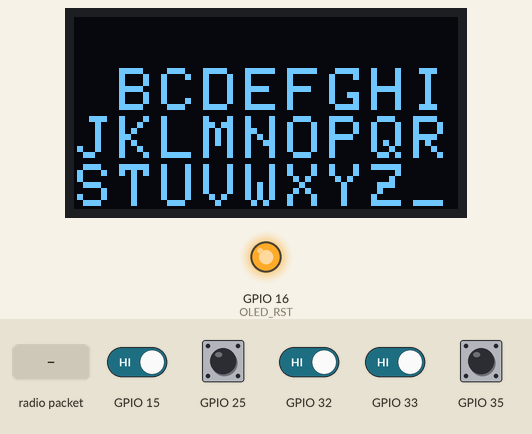
Simulated run of this sketch. Board: ESP32. Shown: 128×64 one-colour display, output pins drawn as LEDs (lit = HIGH). Inputs (shaded band) come from the test bench; at power-on: GPIO 15, GPIO 25, GPIO 32, GPIO 33, GPIO 35 HIGH. No radio packets arrive unless stated; what the sketch prints to the serial monitor is not drawn.

Above: at 3.2 s.
3.3 s: GPIO 25 driven LOW
At 4.2 s:
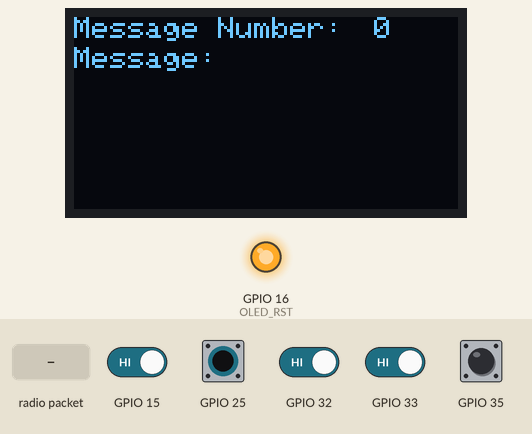
5.1 s: radio packet "1" arrives
6.6 s: GPIO 25 pulsed HIGH 5 times (0.12 s each, 0.3 s apart)
At 6.9 s:
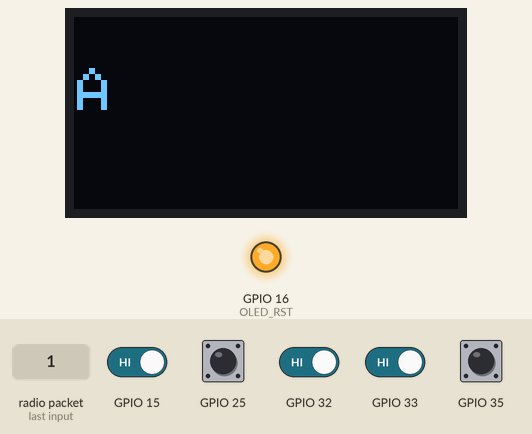
9.6 s: GPIO 32 driven LOW
At 10.57 s:
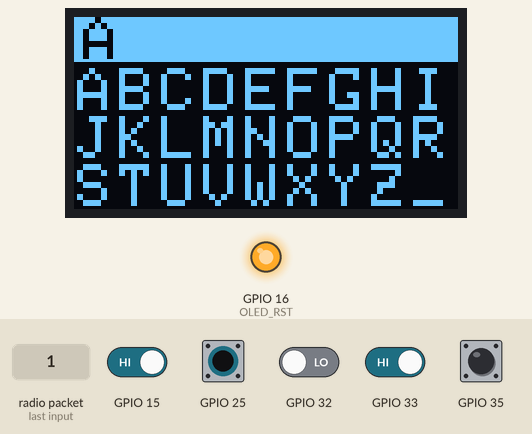
11.9 s: GPIO 15 driven LOW
At 12.42 s:
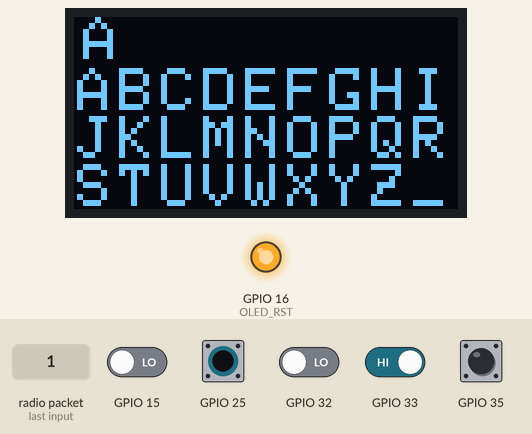
13.7 s: GPIO 33 driven LOW
Timing chart, 0 to 16.3 s (numbered marks = the images above; inputs shaded):
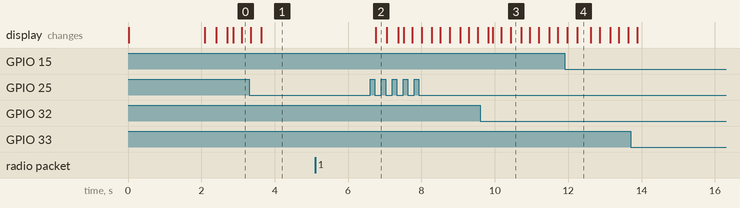

The sketch:

lorakeytest.ino
```cpp
//Libraries for LoRa
#include <SPI.h>
#include <LoRa.h>

//Libraries for OLED Display
#include <Wire.h>
#include <Adafruit_GFX.h>
#include <Adafruit_SSD1306.h>

//define the pins used by the LoRa transceiver module
#define SCK 5
#define MISO 19
#define MOSI 27
#define SS 18
#define RST 14
#define DIO0 26

//433E6 for Asia
//866E6 for Europe
//915E6 for North America
#define BAND 915E6

//OLED pins
#define OLED_SDA 21
#define OLED_SCL 22
#define OLED_RST 16
#define SCREEN_WIDTH 128 // OLED display width, in pixels
#define SCREEN_HEIGHT 64 // OLED display height, in pixels


//packet counter
int counter = 0;
String message;
String outgoing;
byte localAddress = 0xFF;     // address of this device
byte destination = 0xcc;      // destination to send to
int Letter_Entered =0;
int lft =0;
int But =0;
int Transmit =0;
int tog =2;
int New_Position=0;
int Old_Position=0;

// String variable holding the text to transmit
  String To_Transmit="";

// Length of the text to transmit
  int To_Transmit_Length=0;

int key =1;
Adafruit_SSD1306 display(SCREEN_WIDTH, SCREEN_HEIGHT, &Wire, OLED_RST);

char Letters[28]="ABCDEFGHIJKLMNOPQRSTUVWXYZ_";


void Add_To_String(){

  Letter_Entered=1;

}

void ButtonLeft(){
  lft = 1;
}

void ButtonRight(){
  But = 1;
}

void Triger_Transmit(){

  Transmit=1;

}
void Toggle()
  {

    tog++;
  }


void Highlight_letter(int New_Pos, int Old_Pos){
  // When position changes from Old_Pos to New_Pos
  // Draw the inverse rect in the Old_pos to deactivate  the highlight in the old spot
  // Draw the inverse rect to Highlite the new spot
  int X_pos;
  int Y_pos;

  // Calculate X and Y coordinates of the New_Pos on the letter board
  X_pos=New_Pos - ((int)New_Pos/9)*9;
  Y_pos=(int)New_Pos/9;
  // Displaying Inverse rect
  display.fillRect(X_pos*12+2*X_pos, Y_pos*16 +16, 12, 16, SSD1306_INVERSE);

  // Calculate X and Y coordinates of the Old_Pos on the letter board
  X_pos=Old_Pos - ((int)Old_Pos/9)*9;
  Y_pos=(int)Old_Pos/9;
  // Displaying Inverse rect
  display.fillRect(X_pos*12+2*X_pos, Y_pos*16 +16, 12, 16, SSD1306_INVERSE);

  display.display();
}

void sendMessage(String To_Transmit) {
  Serial.print("Message: ");
    Serial.println(To_Transmit);
    String result = To_Transmit;
  int transformed_index, char_index, char_ascii;
  for(int i = 0; i < To_Transmit.length(); i++) {
    char_ascii = (int) To_Transmit[i];
    char_index = (int) char_ascii % 32;

    if(char_ascii != 32) {
      transformed_index = (char_index + key) % 26;
      transformed_index = transformed_index % 26 == 0 ? 26 : transformed_index;
      transformed_index += 96;
      if(char_ascii < 96) transformed_index -= 32;
    } else
      transformed_index = char_ascii;
      result[i] = transformed_index;
  }

    sendMessage(result);
    Serial.println("Sending " + result);

  LoRa.beginPacket();                   // start packet
  LoRa.write(destination);              // add destination address
  LoRa.write(localAddress);             // add sender address
  LoRa.write(counter);                 // add message ID
  LoRa.write(result.length());        // add payload length
  LoRa.print(result);                 // add payload
  LoRa.endPacket();                     // finish packet and send it
  counter++;                           // increment message ID
}


void setup() {

  //initialize Serial Monitor

  Serial.begin(115200);
  attachInterrupt(32,Add_To_String, FALLING);
  attachInterrupt(33,Triger_Transmit, FALLING);
  attachInterrupt(35,ButtonRight, FALLING);
  attachInterrupt(15,ButtonLeft, FALLING);
  attachInterrupt(25, Toggle, FALLING);

  //reset OLED display via software

  pinMode(OLED_RST, OUTPUT);
  digitalWrite(OLED_RST, LOW);
  delay(20);
  digitalWrite(OLED_RST, HIGH);


  //initialize OLED

  Wire.begin(OLED_SDA, OLED_SCL);

  if(!display.begin(SSD1306_SWITCHCAPVCC, 0x3c, false, false)) { // Address 0x3C for 128x32
    Serial.println(F("SSD1306 allocation failed"));
    for(;;); // Don't proceed, loop forever
  }


  Serial.println("LoRa Sender Test");


  //SPI LoRa pins

  SPI.begin(SCK, MISO, MOSI, SS);

  //setup LoRa transceiver module

  LoRa.setPins(SS, RST, DIO0);


  if (!LoRa.begin(BAND)) {

    Serial.println("Starting LoRa failed!");

    while (1);

  }


  Serial.println("LoRa Initializing OK!");

  delay(2000);

}


void loop()
{
  display.clearDisplay();
  while(tog %2 ==0)
  {


  // Display Letter Board 3 rows 9 character in each row
  display.setTextSize(2);
  display.setTextColor(SSD1306_WHITE);
  for (int j=0; j<3;j++){
  for (int i=0; i<9;i++){
     display.setCursor(i*12+2*i+1,j*16+17);
     display.println(Letters[i+j*9]);
     //display.fillRect(i*12+2*i, j*16 +16, 12, 16, SSD1306_INVERSE);
     display.display();
  }

  // Display filled in rect in the top section of the display when To_Transfer would be output
  display.fillRect(0, 0, 128, 15, SSD1306_INVERSE);
  // Highlight character A by displaying Inverse rect at first position
  display.fillRect(0, 16, 12, 16, SSD1306_INVERSE);
  display.display();

  }

if(lft == 1){
    New_Position--;

    if (Old_Position!=New_Position){
       Highlight_letter (New_Position,Old_Position);
       Old_Position=New_Position;
    }
    lft =0;
    delay(100);
  }


  if(But == 1){
      New_Position++;
      But = 0;

      if (Old_Position!=New_Position){
       Highlight_letter (New_Position,Old_Position);
       Old_Position=New_Position;
    }
    delay(100);
  }

  // Wait 100 loop cycles before checking if the new letter was entered

  // If letter was entered add the letter to To_Transmit and output it on the display
  if (Letter_Entered==1 ){
      To_Transmit=To_Transmit + Letters[New_Position];
      To_Transmit_Length++;
      display.setCursor(3,0);
      display.setTextColor(BLACK     );
      display.fillRect(0, 0, 128, 15, SSD1306_WHITE);
      display.println(To_Transmit);
      display.display();
      Letter_Entered=0;
      delay(100);
  }
  // If Transmit button was pressed start morse code transmition

  if (Transmit==1){
    sendMessage(To_Transmit);
    Serial.print("\n" + To_Transmit);
    To_Transmit="";
    display.setTextColor(BLACK);
    display.fillRect(0,0,128,15,SSD1306_WHITE);\
    display.println(To_Transmit);
    display.display();
    Transmit=0;
    delay(100);
  }


  //Send LoRa packet to receive


  }

  while(tog%2 !=0){

display.clearDisplay();
    display.setCursor(0,0);
    display.setTextSize(1);
    display.print("Message Number:");
    display.setCursor(100,0);
    display.print(counter);
    display.setCursor(0,10);
    display.print("Message:");
    display.setCursor(55,10);
    display.print(To_Transmit);
    display.display();
  onReceive(LoRa.parsePacket());


  }

}


void onReceive(int packetSize) {
  if (packetSize == 0) return;          // if there's no packet, return

  // read packet header bytes:
  int recipient = LoRa.read();          // recipient address
  byte sender = LoRa.read();            // sender address
  byte incomingMsgId = LoRa.read();     // incoming msg ID
  byte incomingLength = LoRa.read();    // incoming msg length

  String incoming = "";

  while (LoRa.available()) {
    incoming += (char)LoRa.read();
  }

  if (incomingLength != incoming.length()) {   // check length for error
    Serial.println("error: message length does not match length");
    return;                           // skip rest of function
  }

  // if the recipient isn't this device or broadcast,
  if (recipient != localAddress && recipient != 0xCC) {
    Serial.println("This message is not for me.");
    return;                             // skip rest of function
  }

  // if message is for this device, or broadcast, print details:
  Serial.println("Received from: 0x" + String(sender, HEX));
  Serial.println("Sent to: 0x" + String(recipient, HEX));
  Serial.println("Message ID: " + String(incomingMsgId));
  Serial.println("Message length: " + String(incomingLength));
  Serial.println("Message: " + incoming);
  Serial.println("RSSI: " + String(LoRa.packetRssi()));
  Serial.println("Snr: " + String(LoRa.packetSnr()));
  Serial.println();

    String dec = incoming;
  int transformed_index, char_index, char_ascii;
  for(int i = 0; i < incoming.length(); i++) {
    char_ascii = (int) incoming[i];
    char_index = (int) char_ascii % 32;

    if(char_ascii != 32) {
      transformed_index = (char_index - key + 26) % 26;
      transformed_index = transformed_index % 26 == 0 ? 26 : transformed_index;
      transformed_index += 96;
      if(char_ascii < 96) transformed_index -= 32;
    } else
      transformed_index = char_ascii;
    dec[i] = transformed_index;
  }
    display.clearDisplay();
    display.setCursor(0,30);
    display.setTextSize(1);
    display.print("Message: " + dec);
    display.setCursor(0,40);
    display.print("Received from: 0x" + String(sender, HEX));

    display.display();
}
```

Measured:
- after the input at 3.3 s, the display: first differs from a run without the input after 0.33 s (image 1)
- after the input at 5.1 s, every drawn part: stays the same
- after the input at 6.6 s, the display: changes after 0.15 s (image 2)
- after the input at 9.6 s, the display: first changes after 0.22 s (image 3 shows a later state)
